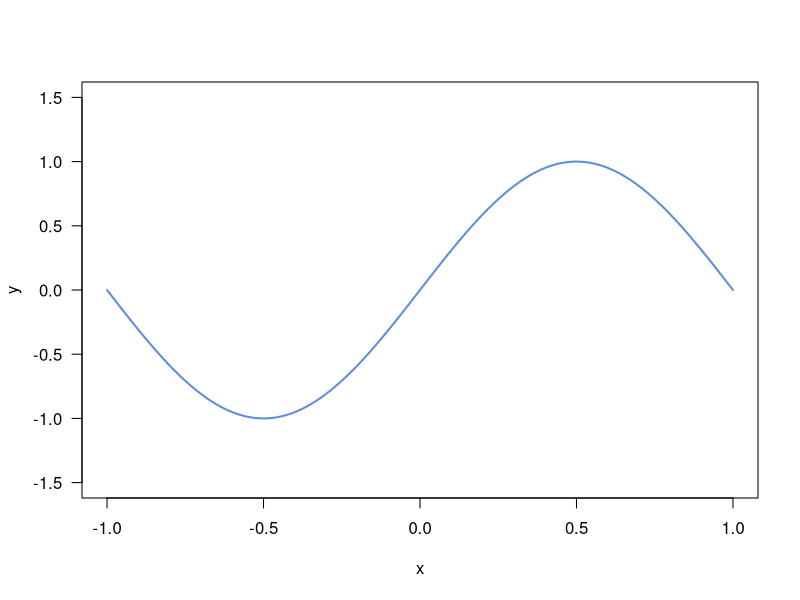

R code for this plot: (Note: a time limit stopped this script after it produced the figure.)
## ---- chunk 1
library(ggplot2)
library(tidyr)
library(tidyverse)
library(dplyr)
## ---- chunk 2
x <- seq(-1, 1, by = 0.0001)
y <- sin(x * pi)
plot(x, y, type = "l", lwd = 2, col = "#608EDB", las = 1, xlim = c(-1, 1), ylim = c(-1.5, 1.5))
## ---- chunk 3
set.seed(553)
x_pts <- runif(n = 2, min = -1, max = 1)
y_pts <- sin(pi * x_pts)
## ---- chunk 4
# Model H0: y = coef_0
# Model H1: y = coef_1a + coef_1b
n_out <- 20000

# For each iteration, I'd like to record the following values
x_in <- vector()
y_in <- vector()
coef_0 <- vector()
coef_1a <- vector()
coef_1b <- vector()
MSE_0 <- rep(0, 500)
MSE_1 <- rep(0, 500)

# Here we randomly draw a test set
set.seed(12345)
x_out <- runif(n_out, min = -1, max = 1)
y_out <- sin(pi * x_out)

# Fit the model with 2 training sets, and calculate the MSE of each model we fit
for (i in 1:500){
  x <- runif(n = 2, min = -1, max = 1)
  x_in <- c(x_in, x)
  y <- sin(x * pi)
  y_in <- c(y_in, y)
  coef_0 <- c(coef_0, (y[1]+y[2])/2)
  coef_1a <- c(coef_1a, y[1] - x[1]*(y[2]-y[1])/(x[2]-x[1]))
  coef_1b <- c(coef_1b, (y[2]-y[1])/(x[2]-x[1]))
  for (j in 1:n_out){
    MSE_0[i] = MSE_0[i] + ((y_out[j] - coef_0[i])^2)/n_out
    MSE_1[i] = MSE_1[i] + ((y_out[j] - coef_1a[i] - coef_1b[i] * x_out[j])^2)/n_out
  }
}
## ---- chunk 5
# Here's the code for the H_0 plot
plot_data <- data.frame(x = x_out, y = y_out)
plot_data %>%
  ggplot() + theme_bw() +
  geom_smooth(aes(x = x, y = y), color = 'blue') +
  geom_hline(yintercept = coef_0, alpha = 0.05) +
  geom_hline(yintercept = mean(coef_0), color = 'red', size = 1) +
  scale_y_continuous(expand = c(0.001, 0.001)) +
  scale_x_continuous(expand = c(0.001, 0.001)) +
  labs(
    title = "Hypothesis 0"
  )
## ---- chunk 6
# Here's the code for the H_1 plot
plot_data %>%
  ggplot() + theme_bw() +
  geom_smooth(aes(x = x, y = y), color = 'blue') +
  geom_abline(intercept = coef_1a, slope = coef_1b, alpha = 0.05) +
  geom_abline(intercept = mean(coef_1a), slope = mean(coef_1b), color = 'red', size = 1) +
  scale_y_continuous(expand = c(0.001, 0.001)) +
  scale_x_continuous(expand = c(0.001, 0.001)) +
  labs(
    title = "Hypothesis 1"
  )
## ---- chunk 7
# To verify the bias-variance trade-off rigorously, we examine the first model
OverallMSE_0 <- mean(MSE_0)
bias <- vector()
variance <- vector()
for (i in 1:20000){
  bias[i] <- (mean(coef_0) - y_out[i])^2
}
bias_0 <- mean(bias)
for (i in 1:500){
  variance[i] <- (mean(coef_0) - coef_0[i])^2
}
variance_0 <- mean(variance)
# Display it tidily
model_0 <- data.frame("OverallMSE" = OverallMSE_0, "Bias" = bias_0, "Var" = variance_0)
model_0
# If the decomposition is correct, it shall return 0
model_0$OverallMSE - model_0$Bias - model_0$Var
## ---- chunk 8
# Similarly, we can do this to the second model
OverallMSE_1 <- mean(MSE_1)
bias <- vector()
variance <- rep(0, n_out)
for (i in 1:20000){
  bias[i] <- (mean(coef_1a) + mean(coef_1b)*x_out[i] - y_out[i])^2
}
bias_1 <- mean(bias)
for (i in 1:500){
  for (j in 1:n_out){
    variance[i] = variance[i] + ((mean(coef_1a) + mean(coef_1b)*x_out[j] - coef_1a[i] - coef_1b[i]*x_out[j])^2)/500
  }
}

variance_1 <- mean(variance)
# Display it tidily
model_1 <- data.frame("OverallMSE" = OverallMSE_1, "Bias" = bias_1, "Var" = variance_1)
model_1
# If the decomposition is correct, it shall return 0
model_1$OverallMSE - model_1$Bias - model_1$Var
